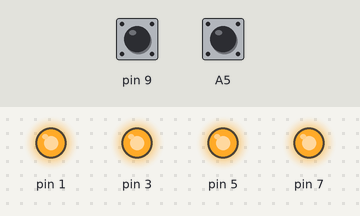
Bench run of a sketch on a simulated Arduino Uno, built with avr-gcc and run on an emulated ATmega328P. Parts: output pins drawn as LEDs (lit = HIGH). The test bench sets the inputs (shaded band); at power-on: pin 9 HIGH, A5 HIGH.

Above: at 1.2 s.
1.3 s: pin 9 pulled LOW for 0.15 s
At 2.6 s:
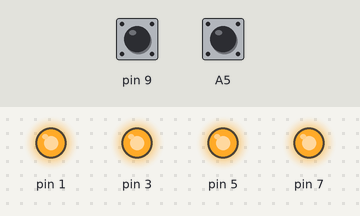
2.9 s: A5 pulled LOW for 1 s
At 3.33 s:
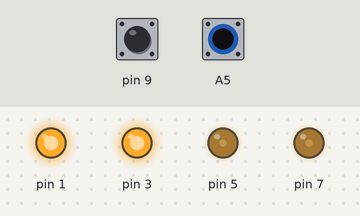
5.9 s: A5 pulled LOW for 0.15 s
8.9 s: pin 9 pulled LOW for 1 s
At 9.11 s:
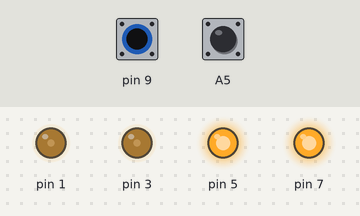
11.9 s: pin 9 driven LOW and A5 driven LOW
At 14.35 s:
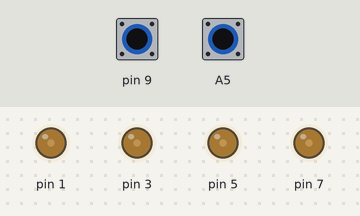
14.9 s: A5 driven HIGH
Timing chart, 0 to 17.4 s (numbered marks = the images above; inputs shaded):
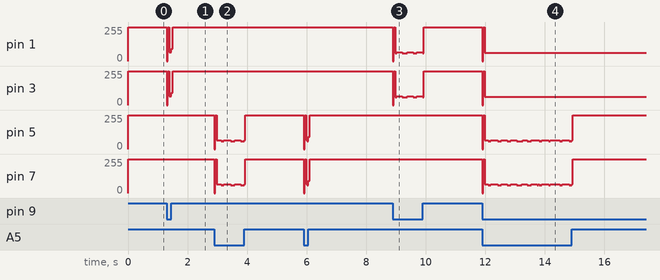

The sketch:

medassociates_opto_licks.ino
```cpp
/*
 * Arduino LED control
 *
 * Introductory Text:
 * This code allows an arduino to take digital inputs from pins (i.e. TTL pulses from med associates) and drive multiple LEDs based on
 * 1. the duration of the input (length of TTL pulse)
 * 2. your desired Hz (milliseconds on and milliseconds off)
 *
 * Notes:
 * 1. Our LEDs are currently wired such that high & low output are switched in what they do (turn off and on the LED).
 *    Be sure to test yours to see if they are turning on and off appropriately.
 * 2. Currently the setup is a 5 ms pulse at 20 Hz. (on for 5, off for 15).
 *
 * Last Updated by Emily Baltz 11/18/2017
 * (Gremel Lab, UCSD Dept of Psychology. Support: Please contact cgremel at ucsd.edu)
 */
class Flasher
{
        // Class Member Variables
        // These are initialized at startup
        int inputPin;     // the number of the input pin
        int ledPin;      // the number of the LED pin
        long OnTime;     // milliseconds of on-time
        long OffTime;    // milliseconds of off-time

        // These maintain the current state
        int ledState;                 // ledState used to set the LED
        int inputState;               // input state
        unsigned long previousMillis; // will store last time LED was updated


  // Constructor - creates a Flasher
  // and initializes the member variables and state
  public:
  Flasher(int input, int pin, long on, long off)// long duration: for totalTime/duration
  {
        inputPin = input;
        pinMode(inputPin, INPUT_PULLUP);   //input pullup is used here rather than input because we want the pin to be High (turning the LED off)
        ledPin = pin;
        pinMode(ledPin, OUTPUT);

        OnTime = on;
        OffTime = off;

        ledState = LOW;
        inputState = LOW;
        previousMillis = 0;

  }

  void Update()
  {
    unsigned long currentMillis = millis();
    inputState = digitalRead(inputPin);

    if (inputState == LOW)
    {
       if ((ledState == LOW) && (currentMillis - previousMillis >= OnTime))
          {
             ledState = !ledState;  // Turn it off
             previousMillis = currentMillis;  // Remember the time
             digitalWrite(ledPin, ledState);  // Update the actual LED
          }
       if ((ledState == HIGH) && (currentMillis - previousMillis >= OffTime))
          {
              ledState = !ledState;  // turn it on
              previousMillis = currentMillis;   // Remember the time
              digitalWrite(ledPin, ledState);   // Update the actual LED
          }
    }
   if (inputState == HIGH)
       {
        ledState = HIGH;  // turn it off
        digitalWrite(ledPin, ledState);
       }
  };

};


// UPDATE HERE for pins and hz

// 5 ms pulse 20X in 1 second
Flasher led1(A5, 5, 15, 5); //thick cable input
Flasher led2(A5, 7, 15, 5); ///
Flasher led3(9, 1, 15, 5);
Flasher led4(9, 3, 15, 5);

void setup()
{
}

void loop()
{
  led1.Update();
  led2.Update();
  led3.Update();
  led4.Update();
 }
```

Measured:
- after the input at 1.3 s, pin 1, pin 3: 255/255 → 65/255 at once, → 255/255 0.16 s later
- after the input at 11.9 s, pin 1, pin 3: 255/255 → 61/255 at once
